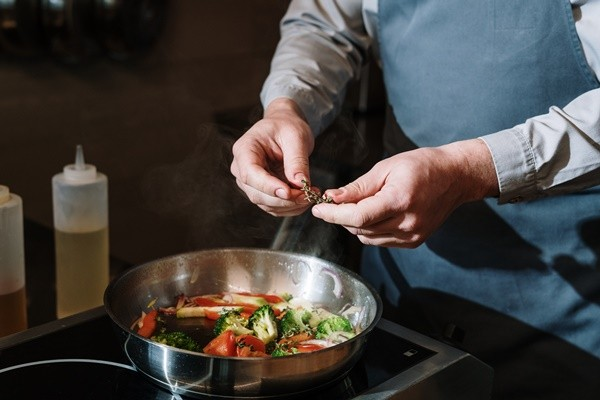
#> input picture svd_demo1.jpg, 600 x 400 px
$ python hw2.py
#> lines starting #> are read from the running program, lines starting #| are printed output that depends on the picture
# -*- coding: utf-8 -*-

# If this script is not run under spyder IDE, comment the following two lines.
# from IPython import get_ipython
# get_ipython().run_line_magic('reset', '-sf')

import math
import numpy as np
import numpy.linalg as la
import matplotlib.pyplot as plt
import cv2

plt.rcParams['figure.dpi'] = 144

# calculate the eigenvalues and eigenvectors of a squared matrix
# the eigenvalues are decreasing ordered
def myeig(A, symmetric=False):
#> called with symmetric = True
    if symmetric:
        lambdas, V = np.linalg.eigh(A)
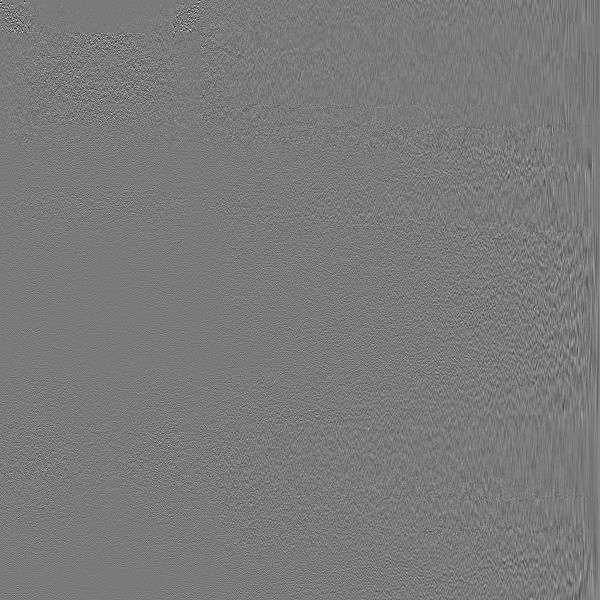
#> V: shape (600, 600) float64; min -0.5, max 0.541, mean 2.35e-05; drawn with min black and max white
#> lambdas = 600 values from -8.6e-08 to 1.32e+09
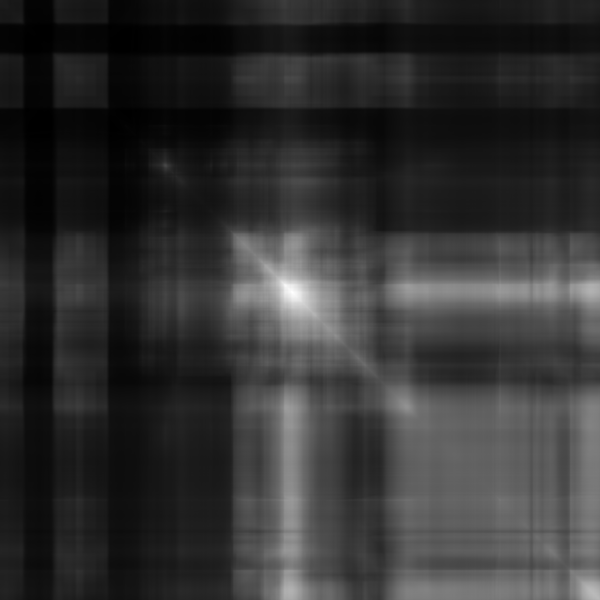
#> A: shape (600, 600) float64; min 150137, max 8591830, mean 1833672.2; drawn with min black and max white
    else:
        lambdas, V = np.linalg.eig(A)
    # lambdas, V may contain complex value
    lambdas_real = np.real(lambdas)
#> lambdas_real = 600 values from -8.6e-08 to 1.32e+09
    sorted_idx = lambdas_real.argsort()[::-1]
#> sorted_idx = 600 values, max 599 at index 0, min 0 at index 599, mean 299.5
    return lambdas[sorted_idx], V[:, sorted_idx]

# SVD: A = U * Sigma * V^T
# V: eigenvector matrix of A^T * A; U: eigenvector matrix of A * A^T
def mysvd(A):
    lambdas, V = myeig(A.T @ A, symmetric=True)
#> lambdas = 600 values, max 1.32e+09 at index 0, min -8.6e-08 at index 599, mean 3072442.1
    lambdas, V = np.real(lambdas), np.real(V)
    # if A is full rank, no lambda value is less than 1e-6
    # append a small value to stop rank check
    lambdas = np.append(lambdas, 1e-12)
#> lambdas = 601 values, max 1.32e+09 at index 0, min -8.6e-08 at index 599, mean 3067329.9
    rank = np.argwhere(lambdas < 1e-6).min()
#> rank = 400
    lambdas, V = lambdas[0:rank], V[:, 0:rank]
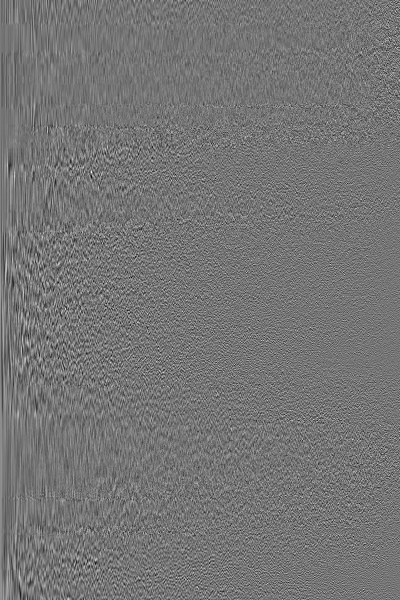
#> V: shape (600, 400) float64; min -0.244, max 0.286, mean 3.94e-05; drawn with min black and max white
#> lambdas = 400 values, max 1.32e+09 at index 0, min 10.38 at index 399, mean 4608663.1
    U = A @ V / np.sqrt(lambdas)
    Sigma = np.diag(np.sqrt(lambdas))
    return U, Sigma, V

# 讀取影像檔, 並保留亮度成分
img = cv2.imread('svd_demo1.jpg', cv2.IMREAD_GRAYSCALE)

# convert img to float data type
A = img.astype(dtype=np.float64)

# SVD of A
U, Sigma, V = mysvd(A)
VT = V.T
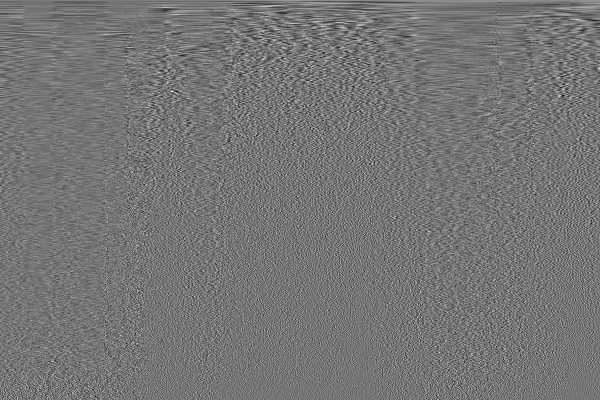
#> VT: shape (400, 600) float64; min -0.244, max 0.286, mean 3.94e-05; drawn with min black and max white

def compute_energy(X: np.ndarray):
    return np.sum(X ** 2)
    # return energy of X
    # For more details on the energy of a 2D signal, see the
    # class notebook: 內容庫/補充說明/Energy of a 2D Signal.
    # remove pass and write your code here


# img_h and img_w are image's height and width, respectively
img_h, img_w = A.shape
#> img_h = 400; img_w = 600
# Compute SNR
keep_r = 201
rs = np.arange(1, keep_r)

# compute energy of A, and save it to variable Energy_A
energy_A = compute_energy(A)
#> energy_A = 1.84e+09

# Decalre an array to save the energy of noise vs r.
# energy_N[r] is the energy of A - A_bar(sum of the first r components)
energy_N = np.zeros(keep_r) # energy_N[0]棄置不用

for r in rs:
    # A_bar is the sum of the first r comonents of SVD
    # A_bar is an approximation of A
    A_bar = U[:, 0:r] @ Sigma[0:r, 0:r] @ VT[0:r, :]
    Noise = A - A_bar
    energy_N[r] = compute_energy(Noise)
#> this loop made 200 passes
#> pass 1, `A_bar = U[:, 0:r] @ Sigma[0:r, 0:r] @ VT[0:r, :]`:
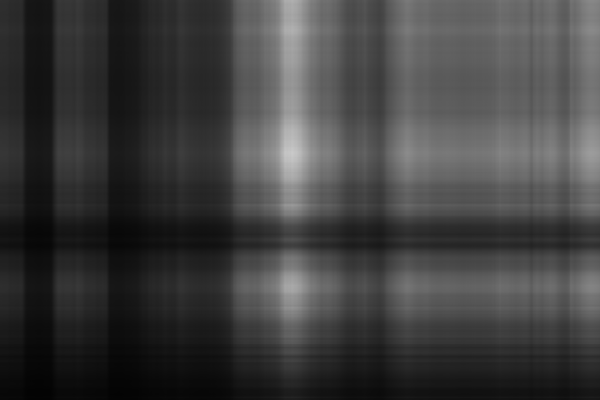
#> A_bar: shape (400, 600) float64; min 3.43, max 201.2, mean 63.9
#> after the loop:
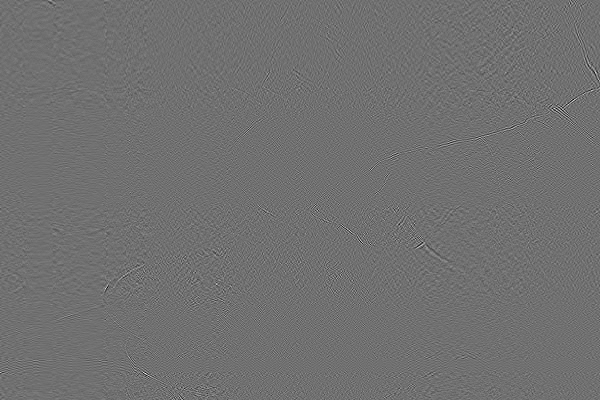
#> Noise: shape (400, 600) float64; min -17.11, max 21.54, mean 0; drawn with min black and max white
#> after the loop, energy_N = 201 values, max 528277911.7 at index 1, min 0 at index 0, mean 20474166.9

# 計算snr和作圖
# write your code here
snr = 10 * np.log10(energy_A / energy_N[1:])
#> snr = 200 values from 5.43 to 35.24

plt.figure()
plt.plot(rs, snr, 'r-', label='SNR')
plt.xlabel('r')
plt.ylabel('SNR')
plt.grid(False)
plt.ylim(10, None)
plt.show()
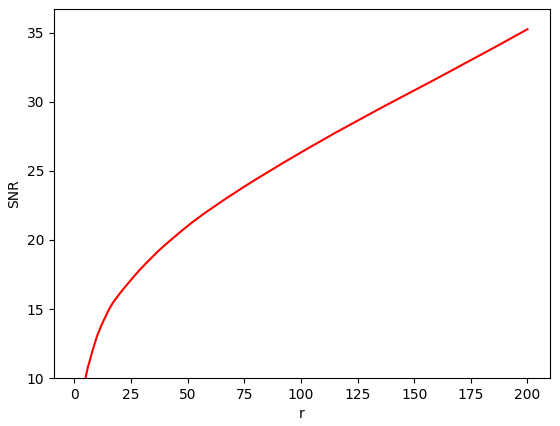
#> figure drawn by matplotlib, 1 panel; curve peaks at x = 200, y = 35.24

# --------------------------
# verify that energy_N[r] equals the sum of lambda_i, i from r+1 to i=n,
# lambda_i is the eigenvalue of A^T @ A
# write your code here
lambdas, _ = myeig(A.T @ A, symmetric=True)
#> lambdas = 600 values, max 1.32e+09 at index 0, min -8.6e-08 at index 599, mean 3072442.1
lambdas = np.real(lambdas)
for r in rs:
    # 計算 ‖N_r‖² = energy_N[r]
    norm_Nr_squared = energy_N[r]

    # 計算 sum of λ_i from i = r+1 to n
    sum_lambda_from_r_plus_1 = np.sum(lambdas[r:])

    # 驗證 ‖N_r‖² 是否等於 sum(λ_i, i=r+1 to n)
    assert np.isclose(norm_Nr_squared, sum_lambda_from_r_plus_1), \
        f"Mismatch at r={r}: ‖N_r‖²={norm_Nr_squared}, sum(λ_i)={sum_lambda_from_r_plus_1}"

    # 計算 ‖A̅‖² = energy_A - energy_N[r]
    norm_A_bar_squared = energy_A - energy_N[r]

    # 計算 sum of λ_i from i = 1 to r
    sum_lambda_to_r = np.sum(lambdas[:r])

    # 驗證 ‖A̅‖² 是否等於 sum(λ_i, i=1 to r)
    assert np.isclose(norm_A_bar_squared, sum_lambda_to_r), \
        f"Mismatch at r={r}: ‖A̅‖²={norm_A_bar_squared}, sum(λ_i)={sum_lambda_to_r}"
#> this loop made 200 passes
#> (norm_Nr_squared, sum_lambda_from_r_plus_1, sum_lambda_to_r) on passes 1 to 3: (528277911.7, 528277911.7, 1.32e+09), (356657936.8, 356657936.8, 1.49e+09), (280600412.7, 280600412.7, 1.56e+09)

print("All validations passed!")
